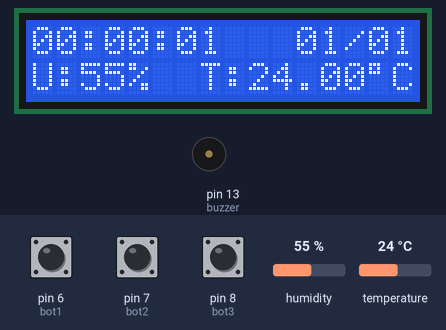
Recording of a sketch running on a simulated Arduino Uno, built with avr-gcc and run on an emulated ATmega328P. On the bench: 16×2 character LCD, buzzer (waves = sounding). Wiring (inferred from the names in the program): DHT11 sensor: data A0. The test bench sets the inputs (shaded band); at power-on: pin 6 (bot1) LOW, pin 7 (bot2) LOW, humidity 55 %, pin 8 (bot3) LOW, temperature 24 °C.

Above: at 1.2 s.
1.3 s: pin 6 (bot1) pulled HIGH for 1.2 s
At 3.6 s:
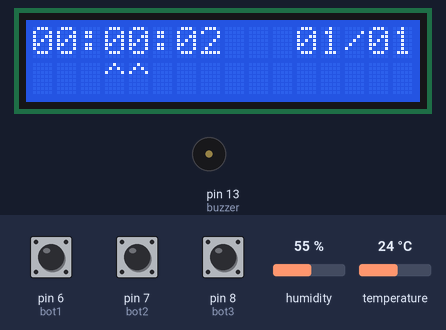
10.2 s: pin 7 (bot2) pulled HIGH for 1.2 s
At 12.5 s:
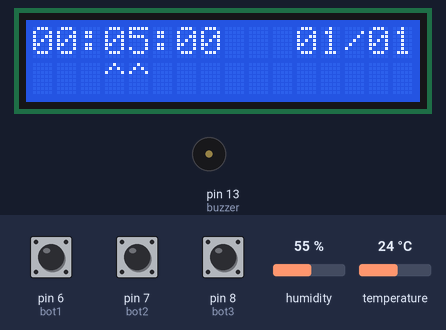
12.9 s: pin 6 (bot1) pulled HIGH for 1.2 s
At 13.9 s:
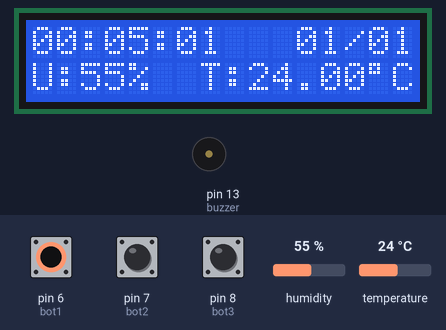
15.6 s: humidity set to 42 %
At 17.4 s:
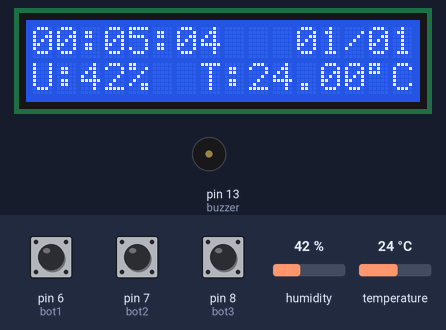
19.1 s: humidity set to 39 %
At 20.3 s:
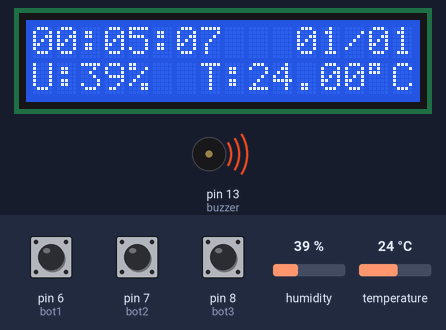
25.0 s: pin 6 (bot1) pulled HIGH for 3.2 s
At 26.3 s:
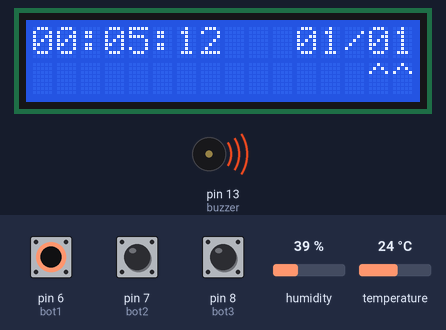
Timing chart, 0 to 30.7 s (numbered marks = the images above; inputs shaded):
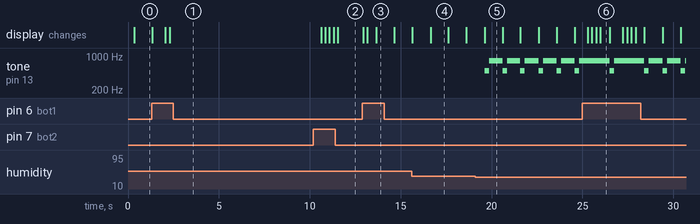

Measured:
- the behaviour switches between 41 and 40 % on humidity (found by bisection; images 4 and 5)
- after the input at 1.3 s, the display: first differs from a run without the input after 0.76 s (image 1 shows a later state)
- after the input at 10.2 s, the display: first changes after 0.42 s (image 2 shows a later state)
- after the input at 12.9 s, the display: first changes at once (image 3 shows a later state)
- after the input at 19.1 s, tone on pin 13 (buzzer): alternates 800 Hz for 0.73 s and 500 Hz for 0.25 s, starting after 0.52 s
- after the input at 25.0 s, the display: first changes after 0.30 s (image 6 shows a later state)
- what the display in image 4 shows lasts 1.0 s, from 16.6 s to 17.6 s

The sketch:

relogio_com_erro.ino
```cpp
#include <LiquidCrystal.h>//Inclui a biblioteca LiquidCrystal do lcd
#include <DHT.h>//Inclui a biblioteca DHT Sensor Library
#define DHTPIN A0//Pino alalogico A0 conectado ao DHT11
#define DHTTYPE DHT11//DHT 11
DHT dht(DHTPIN, DHTTYPE);//Inicializando o objeto dht do tipo DHT passando como parâmetro o pino (DHTPIN) e o tipo do sensor (DHTTYPE)

int buzzer = 13;//Define o pino onde o buzzer esta ligado
int notas[] = {500, 800};//Vetor com as frequências para o buzzer
int H = 0;//Horas
int M = 0;//Minutos
int S = 0;//Segundos
int d = 1;//Dia
int m = 1;//Mes
int h;//Umidade
float t;//Temperatura
int bot1 = 6;
int bot2 = 7;
int bot3 = 8;
int valor = 0;
boolean valor2 = true;

LiquidCrystal lcd(12, 11, 10, 5, 4, 3, 2);//Pinos do painel lcd

void setup()
{
  pinMode(bot1, INPUT);//Botao 1 "seleção de opções" setado como entrada
  pinMode(bot2, INPUT);//Botao 2 "Alterar valores" setado como entrada
  pinMode(bot3, INPUT);//Botao 3 "Selecionar buzzer como ligado/desligado" setado como entrada
  pinMode(12, OUTPUT);//Define o pino 12 do lcd como saida
  pinMode(11, OUTPUT);//Define o pino 11 do lcd como saida
  pinMode(buzzer, OUTPUT);//define o buzzer como saida
  Serial.begin(9600);//Inicializa a comunicação serial
  dht.begin();//Inicializa o sensor DHT11
  lcd.begin(16, 2);//Inicia o display lcd
}
void loop()
{
  if(digitalRead(bot1) == HIGH) //Botão para seleção das opções
  {
    valor++;//Agraga mais 1 ao valor de valor

    if(valor > 4)//Se valor for maior que 4 "valor" volta a ser 0
    {
      valor = 0;
    }
  }
   if(digitalRead(bot3) == HIGH)//verifica se o botão do buzzer foi apertado
  {
    if(valor2 == true)//Se foi apertado e ja tem valor true
    {
      valor2 = false;//valor de seleão do buzzer se tornará false
    }
    else
    {
      valor2 = true;//Senão tinha valor true, se tornará true
    }
  }

//=========================================================================Opção normal=====================================================================================//
  if(valor == 0)//seleção de valor 0
  {
    sensor();//Chama a função sensor
    relogio();//Chama a função relogio
    dislcd();//Chama a função dislcd


    lcd.setCursor(0, 1);//seta o cusor na posição 0, 0 da matriz do lcd
    lcd.print("U:");//Imprime no monitor serial a mensagem "Umidade: "
    lcd.print(h);//Imprime na serial o valor da umidade
    lcd.print("%");//Imprime na serial o caractere "%" e salta para a próxima linha
    lcd.setCursor(7, 1);
    lcd.print("T:");//Imprime no monitor serial a mensagem "Temperatura: "
    lcd.print(t);//Imprime na serial o valor da temperatura
    lcd.write(B11011111);//Simbolo " º "
    lcd.print("C");//Imprime no monitor serial "C" e salta para a próxima linha

//=========================================================================Seleção de estado do buzzer======================================================================//
    if(valor2 == true)
    {
      tocar();
    }
    else
    {
      noTone(buzzer);
      delay(500);
    }

  }

//=========================================================================Opção de edição da hora==========================================================================//
  if(valor == 1)
  {
    dislcd();//Chama a função dislcd
    lcd.setCursor(0, 1);
    lcd.print("^^");

        if(digitalRead(bot2) == HIGH)
        {
          H++;

          if(H > 23)
          {
            H = 0;
          }
        }
  }

//=========================================================================Opção de edição dos minutos======================================================================//
  if(valor == 2)
  {
    dislcd();//Chama a função dislcd
    lcd.setCursor(3, 1);
    lcd.print("^^");

        if(digitalRead(bot2) == HIGH)
        {
          M++;

          if(M > 59)
          {
            H++;
            M = 0;
          }

          S = 0;
        }
  }

//=========================================================================Opção de edição dos dias=========================================================================//
  if(valor == 3)
  {
    dislcd();//Chama a função dislcd
    lcd.setCursor(11, 1);
    lcd.print("^^");

        if(digitalRead(bot2) == HIGH)
        {
          d++;
          verificar_dia();
        }
  }

//=========================================================================Opção de edição do mês===========================================================================//
  if(valor == 4)
  {
    dislcd();//Chama a função dislcd
    lcd.setCursor(14, 1);
    lcd.print("^^");

        if(digitalRead(bot2) == HIGH)
        {
          m++;

          if(m > 12)
          {
            m = 1;
          }
        }
  }
  delay(226);
}

//=========================================================================Função tocar=====================================================================================//
static void tocar()
{
  if(t < 40 && t > -20 && h > 40 && h < 70)//Verifica se a umidade e a temperatura esta dentro da adequada
  {
    noTone(buzzer);//Define o buzzer como desligado
    delay(500);//Aguarda 500 ms
  }
  else
  {
    for(int i = 0; i < 2; i++)
    {
    tone(buzzer, notas[i]);//Passa pelo vetor de notas do buzzer
    delay(250);//Tambem aguarda 500 ms mas como aão duas notas para tocar é aguradado 250 ms para cada
    }
  }
}

//=========================================================================Função sensor====================================================================================//
static void sensor()
{
  h = dht.readHumidity();//lê o valor da umidade e armazena na variável h do tipo inteiro
  t = dht.readTemperature();//lê o valor da temperatura e armazena na variável t do tipo float (aceita números com casas decimais)
  if (isnan(h) || isnan(t))//Verifica se a umidade ou temperatura são ou não um número
    {
      return;//Caso não seja um número retorna
    }
}

//=========================================================================Função relogio===================================================================================//
static void relogio()
{
  S++;

  if(S > 59)
  {
    M++;
    S = 0;
  }

  if(M > 59)
  {
      H++;
      M = 0;
  }
  if(H > 23)
  {
      H = 0;
      d++;
      verificar_dia();
  }
  delay(250);
}

//=========================================================================Função dislcd====================================================================================//
static void dislcd()
{
    lcd.clear();//limpa o painel lcd

    lcd.setCursor(0, 0);//Seta o cursor na posição 0, 0 da matriz do lcd
    if(H < 10)//Se o valor de hora for menor que 10
    {
      lcd.print("0");//Adiciona um 0 antes do valor
      lcd.print(H);//Adiciona o valor
    }
    else
    {
      lcd.print(H);//Adiciona somente o valor
    }

    lcd.setCursor(2, 0);//Seta o cursor na posição 2, 0 da matriz do lcd
    lcd.print(":");//Adiciona dois pontos antes do valor
    if(M < 10)//Se o valor de minutos for menor que 10
    {
      lcd.print("0");//Adiciona um 0 antes do valor
      lcd.print(M);//Adiciona o valor
    }
    else
    {
      lcd.print(M);//Adiciona somente o valor
    }

    lcd.setCursor(5, 0);//Seta o cursor na posição 5, 0 da matriz do lcd
    lcd.print(":");//Adiciona dois pontos antes do valor
    if(S < 10)//Se o valor de segundos for menor que 10
    {
      lcd.print("0");//Adiciona um 0 antes do valor
      lcd.print(S);//Adiciona o valor
    }
    else
    {
      lcd.print(S);//Adiciona somente o valor
    }

    lcd.setCursor(11, 0);//Seta o cursor na posição 11, 0 da matriz do lcd
    if(d < 10)//Se o valor de dia for menor que 10
    {
      lcd.print("0");//Adiciona um 0 antes do valor
      lcd.print(d);//Adiciona o valor
    }
    else
    {
      lcd.print(d);//Adiciona somente o valor
    }

    lcd.setCursor(13, 0);//Seta o cursor na posição 13, 0 da matriz do lcd
    lcd.print("/");//Adiciona uma barra antes do valor
    if(m < 10)//Se o valor de mes for menor que 10
    {
      lcd.print("0");//Adiciona um 0 antes do valor
      lcd.print(m);//Adiciona o valor
    }
    else
    {
      lcd.print(m);//Adiciona somente o valor
    }
}

//=========================================================================Função verificar_dia=============================================================================//
static void verificar_dia()
{
  if(m == 2)
  {
     if(d > 28)
     {
        d = 1;
        m++;
     }
   }
   else
   {
      if(m >= 1 && m <= 7)
      {
         primeira_metade();
      }
      else
      {
         segunda_metade();
      }
   }
}

//=========================================================================Função primeira_metade===========================================================================//
static void primeira_metade()
{
  if(m % 2 == 0)
     {
        if(d > 30)
        {
           d = 1;
           m++;
        }
     }
     else
     {
        if(d > 31)
        {
           d = 1;
           m++;
        }
     }
}

//=========================================================================Função segunda_metade============================================================================//
static void segunda_metade()
{
  if(m % 2 == 0)
     {
        if(d > 31)
        {
           d = 1;
           m++;
        }
     }
     else
     {
        if(d > 30)
        {
           d = 1;
           m++;
        }
     }
}
```
